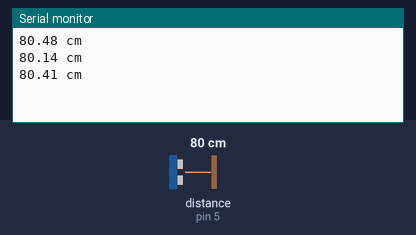
Recording of a sketch running on a simulated Arduino Uno, built with avr-gcc and run on an emulated ATmega328P. On the bench: the last lines printed to the serial monitor. Wiring (inferred from the names in the program): ultrasonic range finder: trigger pin 4; echo pin 5. Inputs (shaded band) come from the test bench; at power-on: distance to the obstacle (sensor on pin 5) 80 cm. The echo pulse lasts 58.3 µs per cm.

Above: at 1.8 s.
1.9 s: distance to the obstacle (sensor on pin 5) set to 2 cm
At 2.4 s:
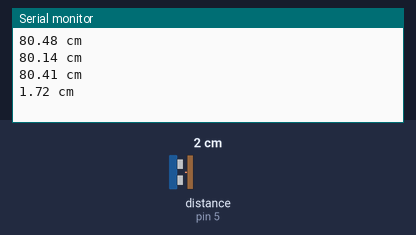
3.4 s: distance to the obstacle (sensor on pin 5) set to 4 cm
At 3.9 s:
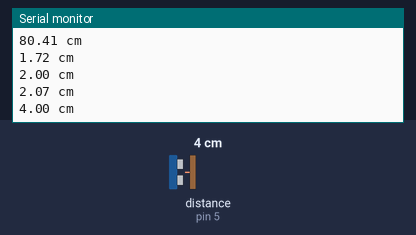
Timing chart, 0 to 6.4 s (numbered marks = the images above; inputs shaded):
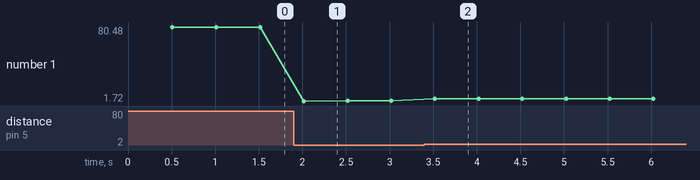

Measured:
- after the input at 1.9 s, the serial monitor: prints a new line after 0.12 s (image 1)
- after the input at 3.4 s, the serial monitor: prints a new line after 0.12 s (image 2)
- plotted number 1: 80.41 → 2.07 after the input at 1.9 s, 2.07 → 4 after the input at 3.4 s

The sketch:

Clase_3.ino
```cpp
const int pinTrigger = 4;
const int pinEcho = 5;

void setup() {
  // put your setup code here, to run once:
  pinMode (pinTrigger, OUTPUT); //seteo Salida
  pinMode (pinEcho, INPUT); //Seteo Entrada
  Serial.begin(9600); //Inicializo el puerto serial a 9600 bauds
}

void loop() {
  // put your main code here, to run repeatedly:
  int echoStatus = LOW;
  unsigned long lastHighTime = 0;
  unsigned long lastLowTime = 0;
  unsigned long deltaTime = 0;
  float distance = 0;

  delay(500);

  digitalWrite (pinTrigger, HIGH); //envio señal
  delayMicroseconds(10); //de 10microsegundos
  digitalWrite (pinTrigger, LOW); //dejo de enviar señal

  echoStatus = digitalRead(pinEcho);

  while (echoStatus  == LOW)
  {
    echoStatus = digitalRead(pinEcho); //Tengo que seguir leyendo hasta no recibir la señal de echo
  }

  lastHighTime = micros(); //Almaceno el tiempo en el cual empiezo a recibir la señal de echo

  while (echoStatus  == HIGH)
  {
    echoStatus = digitalRead(pinEcho); //Tengo que seguir leyendo hasta terminar de recibir la señal de echo
  }

  lastLowTime = micros(); //Almaceno el tiempo en el cual dejo de recibir la señal de echo

  if (lastLowTime < lastHighTime)
    return;

  deltaTime = lastLowTime - lastHighTime; // Resto los 2 tiempos y me quedo con la diferencia que es la cantidad de tiempo
  distance = (float)deltaTime / 58; //Calculo distancia en base al tiempo dividiendo por 58.
  Serial.print(distance); //Envío la distancia al puerto Serie para verlo por consola serie
  Serial.println(" cm");

}
```
